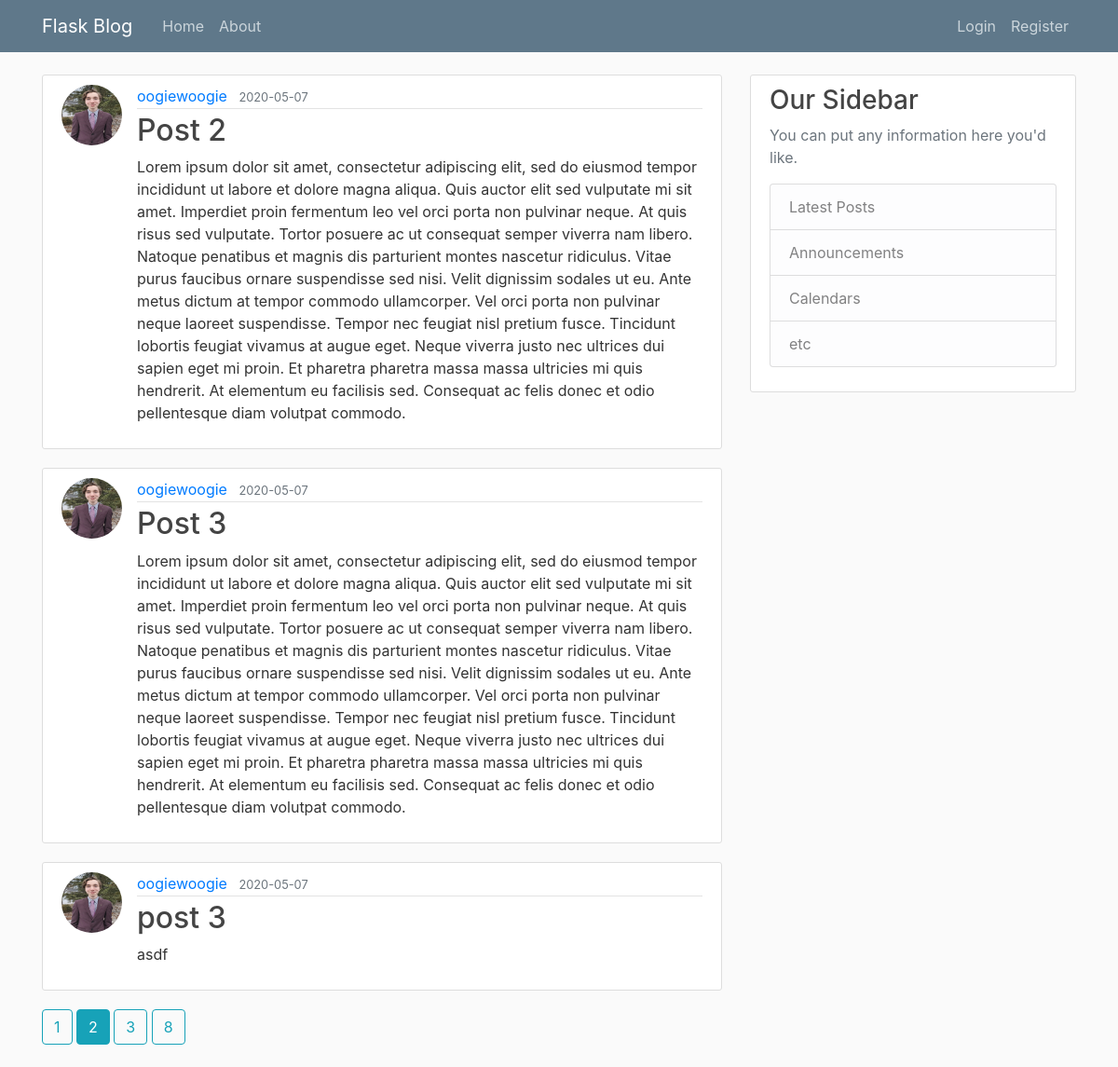
The page /home?page=2 on the database its author committed.
### flaskblog/models.py (models this page shows, shortened)
class Post(db.Model):
    id = db.Column(db.Integer, primary_key=True)
    title = db.Column(db.String(100), nullable=False)
    date_posted = db.Column(db.DateTime, nullable=False, default=datetime.utcnow)
    content = db.Column(db.Text, nullable=False)
    user_id = db.Column(db.Integer, db.ForeignKey('user.id'), nullable = False)

class User(db.Model, UserMixin):
    id = db.Column(db.Integer, primary_key=True)
    username = db.Column(db.String(20), unique=True, nullable=False)
    email = db.Column(db.String(120), unique=True, nullable=False)
    image_file = db.Column(db.String(20), nullable=False, default='default.jpg')
    password = db.Column(db.String(60), nullable=False)
    posts = db.relationship('Post', backref='author', lazy=True)

### flaskblog/routes.py (the view)
@app.route('/')
@app.route('/home')
def home():
    page = request.args.get('page', 1, type=int)
    posts = Post.query.paginate(page=page, per_page=3)
    return render_template('home.html', posts=posts)

### flaskblog/templates/home.html (shortened to what this page needs)
{% extends 'layout.html' %}
{% block content %}
    {% for post in posts.items %}
    <article class="media content-section">
      <img src="{{ url_for('static', filename='profile_pics/' + post.author.image_file)}}" alt="" class="rounded-circle article-img">
        <div class="media-body">
          <div class="article-metadata">
            <a class="mr-2" href="{{ url_for('account') }}">{{ post.author.username }}</a>
            <small class="text-muted">{{ post.date_posted.strftime('%Y-%m-%d') }}</small>
          </div>
          <h2><a class="article-title" href="{{ url_for('post', post_id = post.id) }}">{{ post.title }}</a></h2>
          <p class="article-content">{{ post.content }}</p>
        </div>
      </article>
    {% endfor %}
    {% for page_num in posts.iter_pages(left_edge=1, right_edge=1, left_current=1, right_current=2) %}
      {% if page_num %}
        {% if posts.page == page_num %}
          <a class="btn btn-info mb-4" href="{{ url_for('home', page=page_num) }}">{{ page_num }}</a>
        {% else %}
          <a class="btn btn-outline-info mb-4" href="{{ url_for('home', page=page_num) }}">{{ page_num }}</a>
        {% endif %}
      {% endif %}
    {% endfor %}
{% endblock %}

### flaskblog/templates/layout.html (shortened to what this page needs)
<!DOCTYPE html>
<html lang="en">
<head>
    <link rel="stylesheet" href="https://stackpath.bootstrapcdn.com/bootstrap/4.4.1/css/bootstrap.min.css"
>
    <link rel="stylesheet" type="text/css" href="{{ url_for('static', filename='main.css')}}">
</head>
<body>
    <header class="site-header">
        <nav class="navbar navbar-expand-md navbar-dark bg-steel fixed-top">
            <div class="container">
                <a class="navbar-brand mr-4" href="/">Flask Blog</a>
                <div class="collapse navbar-collapse" id="navbarToggle">
                    <div class="navbar-nav mr-auto">
                        <a class="nav-item nav-link" href="{{ url_for('home') }}">Home</a>
                        <a class="nav-item nav-link" href="{{ url_for('about') }}">About</a>
                    </div>
                    <div class="navbar-nav">
                        {% if current_user.is_authenticated %}
                            <a class="nav-item nav-link" href="{{ url_for('new_post') }}">New Post</a>
                            <a class="nav-item nav-link" href="{{ url_for('account') }}">Account</a>
                            <a class="nav-item nav-link" href="{{ url_for('logout') }}">Logout</a>
                        {% else %}
                            <a class="nav-item nav-link" href="{{ url_for('login') }}">Login</a>
                            <a class="nav-item nav-link" href="{{ url_for('register') }}">Register</a>
                        {% endif %}
                    </div>
                </div>
            </div>
        </nav>
    </header>
    <main role="main" class="container">
        <div class="row">
            <div class="col-md-8">
                {% block content %}{% endblock %}
            </div>
            <div class="col-md-4">
                <div class="content-section">
                    <h3>Our Sidebar</h3>
                    <p class='text-muted'>You can put any information here you'd like.
                        <ul class="list-group">
                            <li class="list-group-item list-group-item-light">Latest Posts</li>
                            <li class="list-group-item list-group-item-light">Announcements</li>
                            <li class="list-group-item list-group-item-light">Calendars</li>
                            <li class="list-group-item list-group-item-light">etc</li>
                        </ul>
                    </p>
                </div>
            </div>
        </div>
    </main>
</body>
</html>

### flaskblog/static/main.css (style rules this page uses)
body { background: #fafafa; color: #333333; margin-top: 5rem; }
h1, h2, h3, h4, h5, h6 { color: #444444; }
.bg-steel { background-color: #5f788a; }
.site-header .navbar-nav .nav-link { color: #cbd5db; }
.content-section { background: #ffffff; padding: 10px 20px; border: 1px solid #dddddd; border-radius: 3px; margin-bottom: 20px; }
.article-title { color: #444444; }
.article-content { white-space: pre-line; }
.article-img { height: 65px; width: 65px; margin-right: 16px; }
.article-metadata { padding-bottom: 1px; margin-bottom: 4px; border-bottom: 1px solid #e3e3e3 }

### rows shown on the page
Post: image_file (picture), author.username "oogiewoogie", date_posted "2020-05-07", title "Post 2", content "Lorem ipsum dolor sit amet, consectetur adipiscing elit, sed do eiusmod tempor incididunt ut labore et dolore magna aliqua. Quis auctor elit sed vulputate mi sit amet. Imperdiet proin fermentum leo vel orci porta non pulvinar neque. At quis risus sed vulputate. Tortor posuere ac ut consequat semper viverra nam libero. Natoque penatibus et magnis dis parturient montes nascetur ridiculus. Vitae purus faucibus ornare suspendisse sed nisi. Velit dignissim sodales ut eu. Ante metus dictum at tempor commodo ullamcorper. Vel orci porta non pulvinar neque laoreet suspendisse. Tempor nec feugiat nisl pretium fusce. Tincidunt lobortis feugiat vivamus at augue eget. Neque viverra justo nec ultrices…"
Post: image_file (picture), author.username "oogiewoogie", date_posted "2020-05-07", title "Post 3", content "Lorem ipsum dolor sit amet, consectetur adipiscing elit, sed do eiusmod tempor incididunt ut labore et dolore magna aliqua. Quis auctor elit sed vulputate mi sit amet. Imperdiet proin fermentum leo vel orci porta non pulvinar neque. At quis risus sed vulputate. Tortor posuere ac ut consequat semper viverra nam libero. Natoque penatibus et magnis dis parturient montes nascetur ridiculus. Vitae purus faucibus ornare suspendisse sed nisi. Velit dignissim sodales ut eu. Ante metus dictum at tempor commodo ullamcorper. Vel orci porta non pulvinar neque laoreet suspendisse. Tempor nec feugiat nisl pretium fusce. Tincidunt lobortis feugiat vivamus at augue eget. Neque viverra justo nec ultrices…"
Post: image_file (picture), author.username "oogiewoogie", date_posted "2020-05-07", title "post 3", content "asdf"

### other values the page prints
{{ page_num }} "1" "3" "8"
{{ page_num }} "2"
